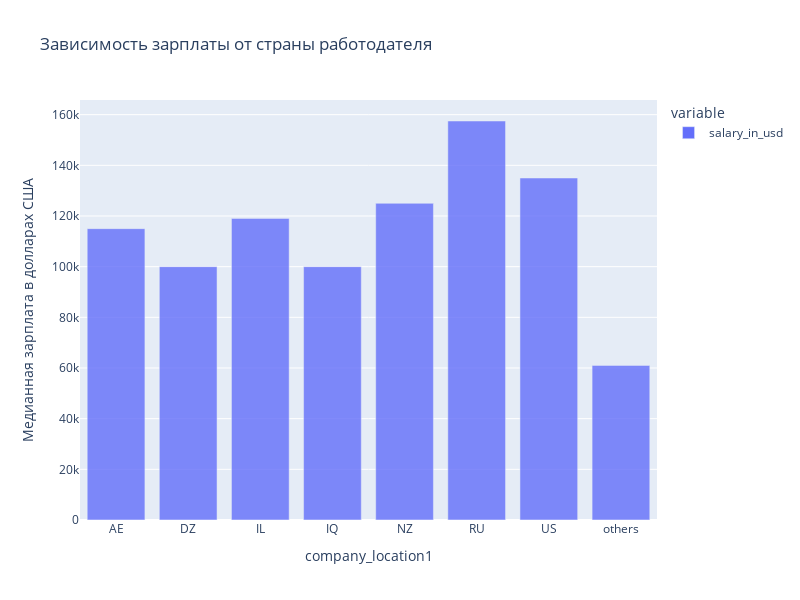

Notebook code for this chart:
### Code cell
# строим столбчатую диаграмму для определения стран-лидеров по уровню медианных зарплат в DS

grouped5 = data.groupby('company_location1')['salary_in_usd'].median()

fig = px.bar(grouped5,
             title='Зависимость зарплаты от страны работодателя',
             opacity = 0.8,
             height=600,
             width=800
            )
fig.update_layout(xaxis_title='company_location1', yaxis_title='Медианная зарплата в долларах США')
fig.write_html("images/bar3.html")
fig.show()

### Figure 1 — Plotly figure (JSON) as saved in the notebook; plotly's stock layout.template omitted (floating-point values rounded to 4 significant figures)
{"data": [{"alignmentgroup": "True", "hovertemplate": "variable=salary_in_usd<br>company_location1=%{x}<br>value=%{y}<extra></extra>", "legendgroup": "salary_in_usd", "marker": {"color": "#636efa", "opacity": 0.8, "pattern": {"shape": ""}}, "name": "salary_in_usd", "offsetgroup": "salary_in_usd", "orientation": "v", "showlegend": true, "textposition": "auto", "type": "bar", "x": ["AE", "DZ", "IL", "IQ", "NZ", "RU", "US", "others"], "xaxis": "x", "y": [115000, 100000, 119059, 100000, 125000, 157500, 135000, 61030.0], "yaxis": "y"}], "layout": {"barmode": "relative", "height": 600, "legend": {"title": {"text": "variable"}, "tracegroupgap": 0}, "title": {"text": "Зависимость зарплаты от страны работодателя"}, "width": 800, "xaxis": {"anchor": "y", "domain": [0, 1], "title": {"text": "company_location1"}}, "yaxis": {"anchor": "x", "domain": [0, 1], "title": {"text": "Медианная зарплата в долларах США"}}}}
